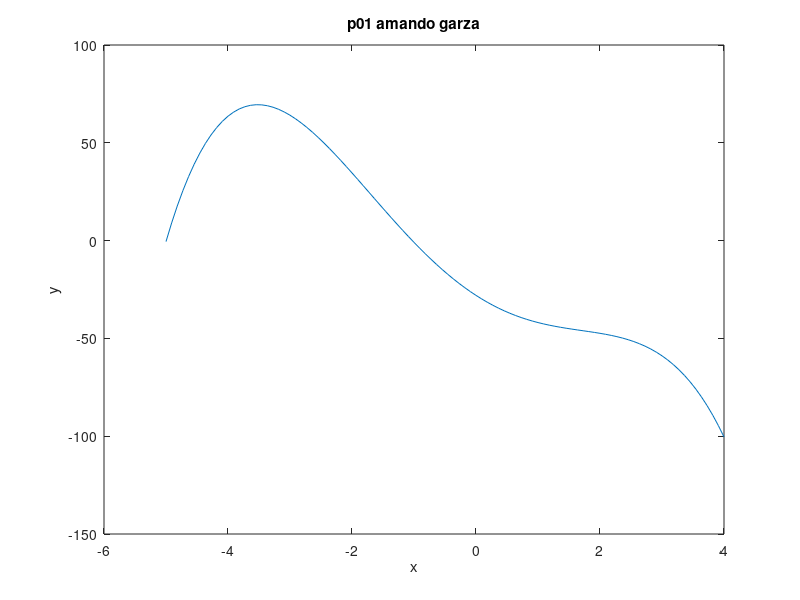
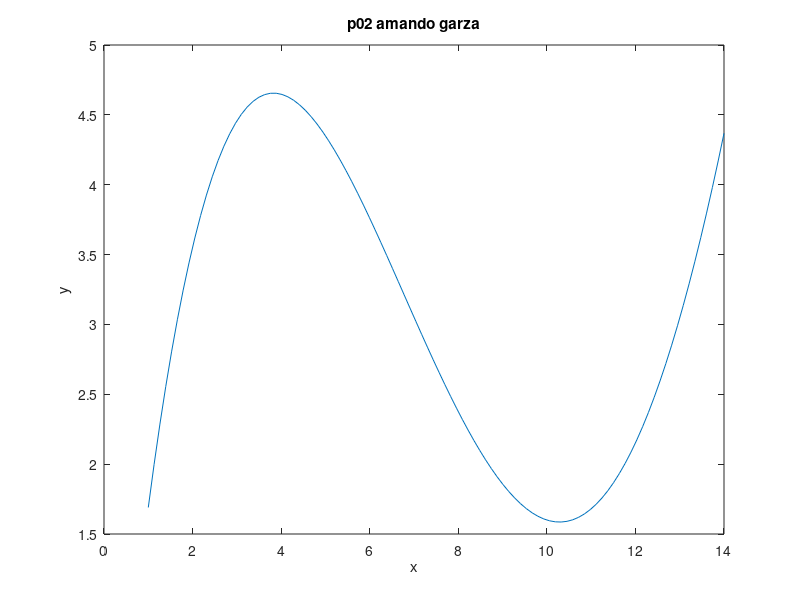
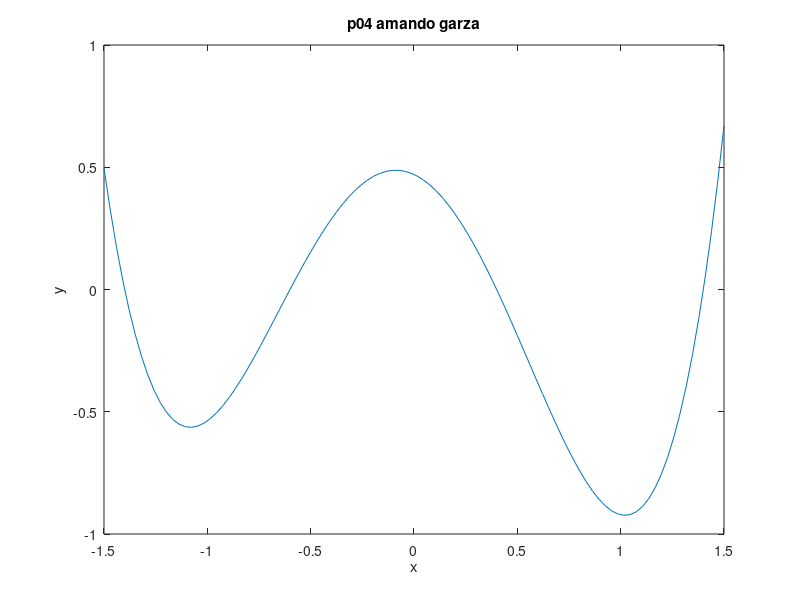
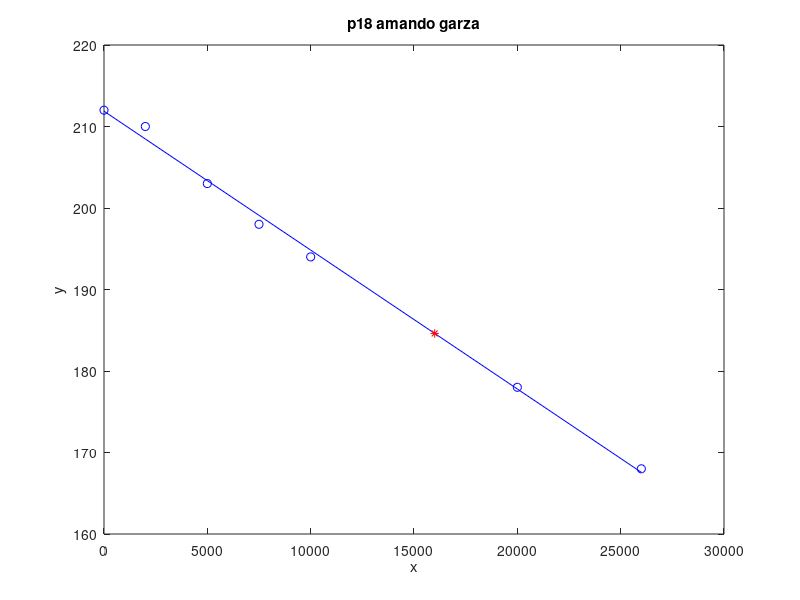

Write MATLAB code to recreate these figures, in order.
% lab08.m
% amando garza

clear;
format short;
format compact;
close all;

%% p01
figure;
x = linspace(-5,4,100);
p = [-.4, 0, 7, -20.5, -28];
y = polyval(p,x);
plot(x, y);
title('p01 amando garza');
xlabel('x');
ylabel('y');

%% p02
figure;
x = linspace(1,14,100);
p = [-.001, .051, -.76, 3.8, -1.4];
y = polyval(p,x);
plot(x,y);
title('p02 amando garza');
xlabel('x');
ylabel('y');

%% p03
u = [2, 0, 3];
w = [1, 3.5, 5, -16];
p03 = round(conv(u, w));
display(p03);

%% p04
figure;
x = linspace(-1.5, 1.5, 100);
u = conv([1, 1.4], [1, -.4]);
w = conv([1, .6], [1, -1.4]);
y = polyval(conv(u,w), x);
plot(x,y);
title('p04 amando garza');
xlabel('x');
ylabel('y');

%% p05
u = [-.6, 0, 7.7, -8, -24.6, 48];
w = [-.6, 0, 4.1, -8];
[p05q, p05r] = deconv(u, w);
display(p05q);
display(p05r);

%% p06
u = [1, -6, 13, -12, 4];
w = [1, -3, 0, 2];
[p06q, p06r] = deconv(u, w);
display(p06q);
display(p06r);

%% p07
p1 = [1 0];
p2 = [1 1];
p3 = [1 2];
p12 = conv(p1, p2);
p123 = conv(p12, p3);
p123(length(p123)) = -1716;
r = roots(p123);
n = r(r==abs(real(r)));
p07 = [n n+1 n+2];
display(p07);

%% p08
p1 = [1 0];
p2 = [1 2];
p3 = [1 4];
p4 = [1 6];
p12 = conv(p1, p2);
p123 = conv(p12, p3);
p1234 = conv(p123, p4);
p1234(length(p1234)) = -13440;
r = roots(p1234);
n = r(r==abs(real(r)));
p08 = round([n n+2 n+4 n+6]);
display(p08);

%% p18
figure;
h = [0 2000 5000 7500 10000 20000 26000];
t = [212 210 203 198 194 178 168];
plot(h, t, 'ob');
hold on;
p18h = polyfit(h, t, 1);
p18t = polyval(p18h, 16000);
plot(h, polyval(p18h, h), 'b');
hold on;
plot(16000, p18t,'*r');
title('p18 amando garza');
xlabel('x');
ylabel('y');
display(p18t);
display(p18h);

%% p22
figure;
x = [-5, -3.4, -2, -.8, 0, 1.2, 2.5, 4, 5, 7, 8.5];
y = [4.4, 4.5, 4, 3.6, 3.9, 3.8, 3.5, 2.5, 1.2, .5, -.2];
subplot(2,2,1);
plot(x, y, 'ob');
hold on;
p22a = polyfit(x, y, 1);
yfit = p22a(1) * x + p22a(2);
plot(x, yfit, 'g');
title('p22a');
xlabel('x');
ylabel('y');

subplot(2,2,2);
plot(x, y, 'ob');
hold on;
p22b = polyfit(x, y, 2);
plot(linspace(x(1), x(length(x))) ,polyval(p22b, linspace(x(1), x(length(x)))), 'g');
title('p22b');
xlabel('x');
ylabel('y');

subplot(2,2,3);
plot(x, y, 'ob');
hold on;
p22c = polyfit(x, y, 4);
plot(linspace(x(1), x(length(x))) ,polyval(p22c, linspace(x(1), x(length(x)))), 'g');
title('p22c');
xlabel('x');
ylabel('y');

subplot(2,2,4);
plot(x, y, 'ob');
hold on;
p22d = polyfit(x, y, 8);
plot(linspace(x(1), x(length(x))) ,polyval(p22d, linspace(x(1), x(length(x)))), 'g');
title('p22d');
xlabel('x');
ylabel('y');

%% p24
figure;
x = [.5, 2.4, 3.2, 4.9, 6.5, 7.8];
y = [.8, 9.3, 37.9, 68.2, 155, 198];
plot(x, y, 'ob');
hold on;
p = polyfit(log(x),log(y),1);
p24b = exp(p(2));
p24m = p(1);
display(p24b);
display(p24m);
xfit = linspace(x(1), x(length(x)), 30);
yfit = p24b * xfit.^p24m;
plot(xfit, yfit, 'g');
xlabel('x');
ylabel('y');
title('p24 amando garza')
clear n h p equ r u x t w xfit xlog yfit;
clear y p1 p12 p123 p1234 p2 p3 p4 p22a p22b p22c p22d;
